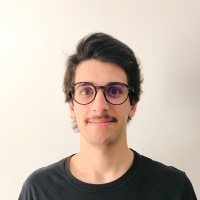
#> input picture img.jpeg, 200 x 200 px
$ python main.py
#> lines starting #> are read from the running program, lines starting #| are printed output that depends on the picture
import cv2

# Load the image
image = cv2.imread("img.jpeg")
#> image is the input picture: shape (200, 200, 3); mean B, G, R 172.5, 184.6, 198.1

# Calculate the new dimensions of the image (half the original size)
new_width = image.shape[1] // 2
#> new_width = 100
new_height = image.shape[0] // 2
#> new_height = 100

# Resize the image using cv2.resize()
resized_image = cv2.resize(image, (new_width, new_height))
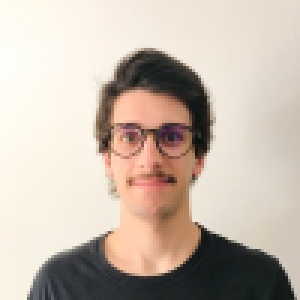
#> resized_image: shape (100, 100, 3) (shown 3 times larger); mean B, G, R 172.6, 184.7, 198.2

# Save the resized image
cv2.imwrite("resized_image.jpg", resized_image)
